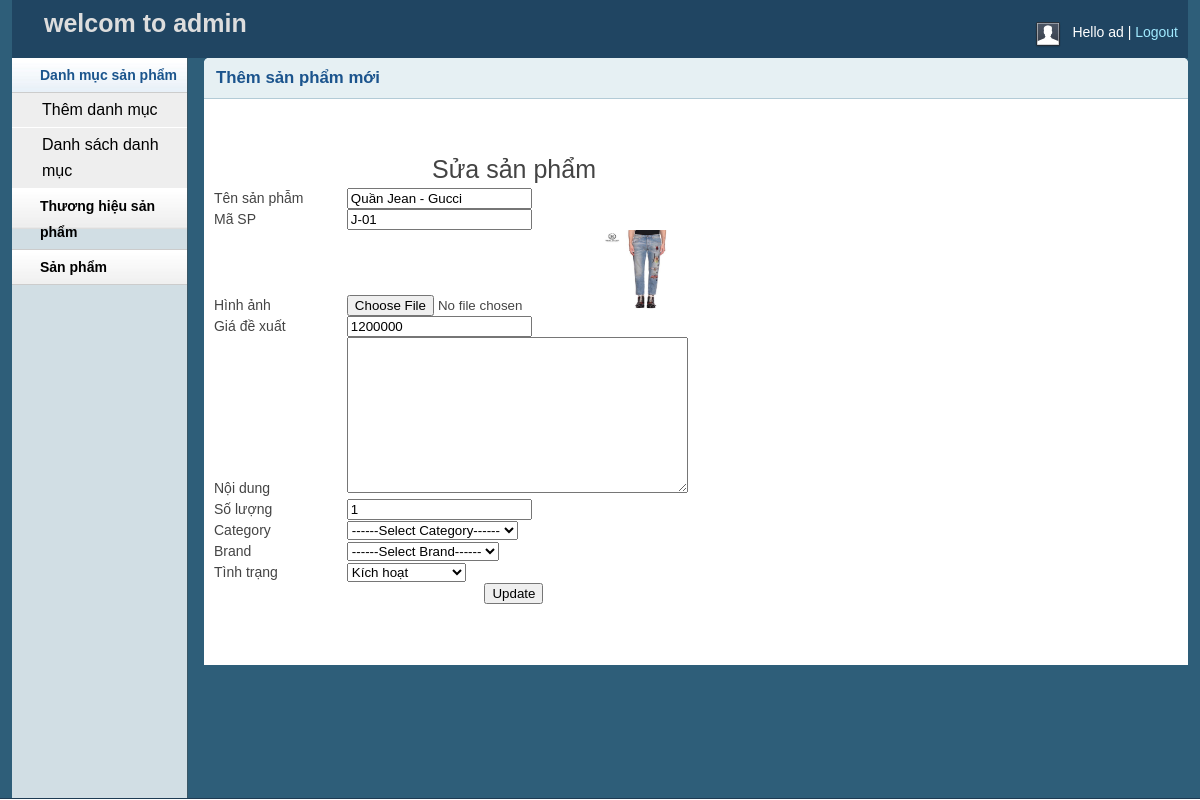
Page /admin/productedit.php?idsanpham=92 (signed in) on the earlier database version.
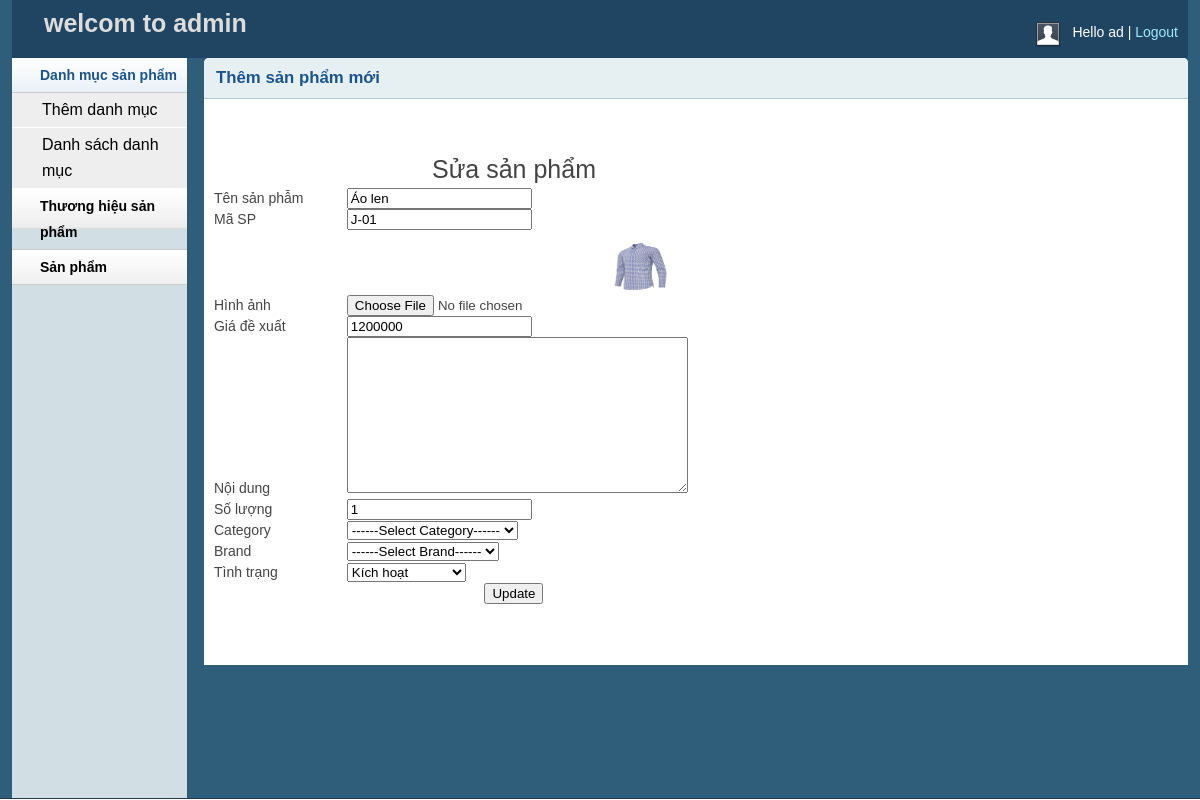
Same page on the later database version.
### tables this page shows
CREATE TABLE `sanpham` (
  `idsanpham` int(11) NOT NULL,
  `tensp` varchar(255) NOT NULL,
  `masp` varchar(255) NOT NULL,
  `hinhanh` varchar(100) NOT NULL,
  `giadexuat` float NOT NULL,
  `giagiam` float NOT NULL,
  `soluong` int(11) NOT NULL,
  `idloaisp` int(11) NOT NULL,
  `idhieusp` int(11) NOT NULL,
  `tinhtrang` varchar(100) NOT NULL,
  `noidung` longtext NOT NULL,
  `type` int(11) NOT NULL,
  `created` date DEFAULT NULL
);

### lib/database.php (called while the page is built, shortened)
<?php
    Class Database{
        public $host   = DB_HOST;
        public $user   = DB_USER;
        public $pass   = DB_PASS;
        public $dbname = DB_NAME;
        public $link;
        private function connectDB(){
            $this->link = new mysqli($this->host, $this->user, $this->pass,
                $this->dbname);
        }
        public function select($query){
            $result = $this->link->query($query) or
            die($this->link->error.__LINE__);
            if($result->num_rows > 0){
                return $result;
            } else {
                return false;
            }
        }
    }
?>

### classes/product.php (called while the page is built, shortened)
<?php
    $filepath = realpath(dirname(__FILE__));
    include_once ($filepath.'/../lib/database.php');
?>
<?php
    class product
    {
        private $db;
        public function __construct()
        {
            $this->db = new Database();
        }
        public function getcatbyid($id){
            $query = "SELECT * FROM sanpham WHERE idsanpham='$id'";
            $result = $this->db->select($query);
            return $result;
        }
    }
?>

### admin/productedit.php (the view, shortened to what this page needs)
<?php include 'inc/header.php'; ?>
<?php include 'inc/sidebar.php'; ?>
<?php include_once '../classes/product.php' ?>
<?php
if (!isset($_GET['idsanpham']) || $_GET['idsanpham'] == NULL) {
  echo "<script>window.location = 'productedit.php'</script>";
} else {
  $id = $_GET['idsanpham'];
}
$pd = new product();
?>
<div class="grid_10">
  <div class="box round first grid">
    <h2>Thêm sản phẩm mới</h2>
    <div class="block">
      <?Php
      $get_catname = $pd->getcatbyid($id);
      if ($get_catname) {
        while ($result = $get_catname->fetch_assoc()) {
      ?>
          <form action="" method="post" enctype="multipart/form-data">
            <h3>&nbsp;</h3>
            <table width="600" border="1">
              <tr>
                <td colspan="2" style="text-align:center;font-size:25px;">Sửa sản phẩm</td>
              </tr>
              <tr>
                <td width="97">Tên sản phẫm</td>
                <td width="87"><input type="text" name="tensp" value="<?php echo $result['tensp'] ?>"></td>
              </tr>
              <tr>
                <td>Mã SP</td>
                <td><input type="text" name="masp" value="<?php echo $result['masp'] ?>"></td>
              </tr>
              <tr>
                <td>Hình ảnh</td>
                <td><input type="file" name="hinhanh" /><img src="uploads/<?php echo $result['hinhanh'] ?>" width="80" height="80"></td>
              </tr>
              <tr>
                <td>Giá đề xuất</td>
                <td><input type="text" name="giadexuat" value="<?php echo $result['giadexuat'] ?>"></td>
              </tr>
              <tr>
                <td>Nội dung</td>
                <td><textarea name="noidung" cols="40" rows="10"><?php echo $result['noidung'] ?></textarea></td>
              </tr>
              <tr>
                <td>Số lượng</td>
                <td><input type="text" name="soluong" value="<?php echo $result['soluong'] ?>"></td>
              </tr>
              <tr>
                <td>
                  <label>Category</label>
                </td>
                <td>
                  <select id="select" name="loaisp">
                    <option>------Select Category------</option>
                  </select>
                </td>
              </tr>
              <tr>
                <td>
                  <label>Brand</label>
                </td>
                <td>
                  <select id="select" name="brand">
                    <option>------Select Brand------</option>
                  </select>
                </td>
              </tr>
              <tr>
                <td>Tình trạng</td>
                <td><select name="tinhtrang">
                    <option value="1">Kích hoạt</option>
                  </select></td>
              </tr>
              <tr>
                <td colspan="2">
                  <div align="center">
                    <input type="submit" name="them" value="Update">
                  </div>
                </td>
              </tr>
            </table>
          </form>
    </div>
  </div>
</div>
<?php include 'inc/footer.php'; ?>
<?php
        }
      }
?>

Differences in the rows shown:
changed sanpham: tensp "Quần Jean - Gucci" → "Áo len"; hinhanh: a different picture
